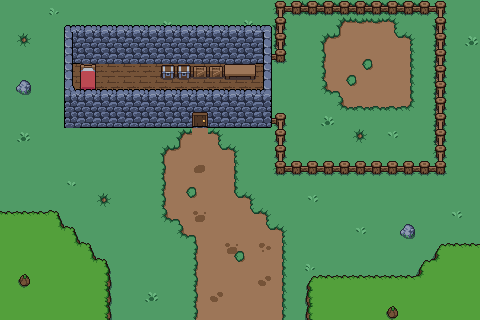

Rendered tile map (Tiled .tmx) drawn with the repository's tilesets; below, a short description and the map source with its tile grids summarised:
An orthogonal 30x20 tile map with 16x16 px tiles, 6 tile layers (Ground, CLiffs, WoodFloors, Decor, ...), 9 tilesets and 24 objects.

<map version="1.8" tiledversion="1.8.6" orientation="orthogonal" renderorder="right-down" width="30" height="20" tilewidth="16" tileheight="16" infinite="0" nextlayerid="11" nextobjectid="30">
 <properties>
  <property name="isBoss" type="bool" value="false" />
 </properties>
 <tileset firstgid="1" source="grass.tsx" />
 <tileset firstgid="2" source="plains.tsx" />
 <tileset firstgid="74" source="walls.tsx" />
 <tileset firstgid="138" source="wooden.tsx" />
 <tileset firstgid="139" source="wooden_door_b.tsx" />
 <tileset firstgid="141" source="objects.tsx" />
 <tileset firstgid="253" source="fences.tsx" />
 <tileset firstgid="269" source="chest_01.tsx" />
 <tileset firstgid="273" source="decor_16x16.tsx" />
 <layer id="1" name="Ground" width="30" height="20">
  <data>[600 cells, 600 non-empty, 23 distinct tile ids]</data>
 </layer>
 <layer id="6" width="30" height="20">
  <data>[600 cells, 0 non-empty, 0 distinct tile ids]</data>
 </layer>
 <layer id="2" name="CLiffs" width="30" height="20">
  <data>[600 cells, 83 non-empty, 8 distinct tile ids]</data>
 </layer>
 <layer id="4" name="WoodFloors" width="30" height="20">
  <data>[600 cells, 44 non-empty, 6 distinct tile ids]</data>
 </layer>
 <layer id="5" name="Decor" width="30" height="20">
  <data>[600 cells, 71 non-empty, 23 distinct tile ids]</data>
 </layer>
 <layer id="3" name="House" width="30" height="20">
  <data>[600 cells, 79 non-empty, 12 distinct tile ids]</data>
 </layer>
 <objectgroup id="7" name="Collision">
  <object id="1" x="272" y="48">
   <polygon points="0,0 0,-48 176,-48 176,128 0,128 0,64 16,64 16,112 160,112 160,-32 16,-32 16,16 0,16" />
  </object>
  <object id="5" x="64" y="32">
   <polygon points="0,0 0,96 208,96 208,0 0,0" />
  </object>
  <object id="6" x="0" y="208">
   <polygon points="0,0 48,0 112,64 112,112 96,112 96,64 48,16 0,16" />
  </object>
  <object id="8" x="304" y="320">
   <polygon points="0,0 0,-32 16,-48 112,-48 144,-80 176,-80 176,-64 144,-64 112,-32 16,-32 16,0" />
  </object>
  <object id="9" x="62.8695" y="25.3785">
   <polygon points="0,0 208.219,-0.576784 209.13,6.62149 1.1305,6.62149" />
  </object>
  <object id="12" x="480" y="240">
   <polyline points="0,0 0,-240 -480,-240 -480,-32" />
  </object>
  <object id="27" x="16" y="80" width="16" height="16" />
  <object id="28" x="400" y="224" width="16" height="16" />
 </objectgroup>
 <objectgroup id="9" name="enemyStart">
  <object id="13" x="16" y="144">
   <point />
  </object>
  <object id="14" x="48" y="64">
   <point />
  </object>
 </objectgroup>
 <objectgroup id="10" name="gameObjects">
  <object id="15" gid="180" x="288" y="320" width="16" height="16">
   <properties>
    <property name="nextMap" value="MAP_2" />
    <property name="playerLoc" type="int" value="3" />
    <property name="type" type="int" value="1" />
   </properties>
  </object>
  <object id="16" gid="180" x="272" y="320" width="16" height="16">
   <properties>
    <property name="nextMap" value="MAP_2" />
    <property name="playerLoc" type="int" value="3" />
    <property name="type" type="int" value="1" />
   </properties>
  </object>
  <object id="17" gid="180" x="256" y="320" width="16" height="16">
   <properties>
    <property name="nextMap" value="MAP_2" />
    <property name="playerLoc" type="int" value="3" />
    <property name="type" type="int" value="1" />
   </properties>
  </object>
  <object id="18" gid="180" x="240" y="320" width="16" height="16">
   <properties>
    <property name="nextMap" value="MAP_2" />
    <property name="playerLoc" type="int" value="3" />
    <property name="type" type="int" value="1" />
   </properties>
  </object>
  <object id="19" gid="180" x="224" y="320" width="16" height="16">
   <properties>
    <property name="nextMap" value="MAP_2" />
    <property name="playerLoc" type="int" value="3" />
    <property name="type" type="int" value="1" />
   </properties>
  </object>
  <object id="20" gid="180" x="208" y="320" width="16" height="16">
   <properties>
    <property name="nextMap" value="MAP_2" />
    <property name="playerLoc" type="int" value="3" />
    <property name="type" type="int" value="1" />
   </properties>
  </object>
  <object id="21" gid="180" x="192" y="320" width="16" height="16">
   <properties>
    <property name="nextMap" value="MAP_2" />
    <property name="playerLoc" type="int" value="3" />
    <property name="type" type="int" value="1" />
   </properties>
  </object>
  <object id="22" gid="180" x="160" y="320" width="16" height="16">
   <properties>
    <property name="nextMap" value="MAP_2" />
    <property name="playerLoc" type="int" value="3" />
    <property name="type" type="int" value="1" />
   </properties>
  </object>
  <object id="23" gid="180" x="176" y="320" width="16" height="16">
   <properties>
    <property name="nextMap" value="MAP_2" />
    <property name="playerLoc" type="int" value="3" />
    <property name="type" type="int" value="1" />
   </properties>
  </object>
  <object id="24" gid="180" x="128" y="320" width="16" height="16">
   <properties>
    <property name="nextMap" value="MAP_2" />
    <property name="playerLoc" type="int" value="3" />
    <property name="type" type="int" value="1" />
   </properties>
  </object>
  <object id="25" gid="180" x="144" y="320" width="16" height="16">
   <properties>
    <property name="nextMap" value="MAP_2" />
    <property name="playerLoc" type="int" value="3" />
    <property name="type" type="int" value="1" />
   </properties>
  </object>
  <object id="26" gid="180" x="112" y="320" width="16" height="16">
   <properties>
    <property name="nextMap" value="MAP_2" />
    <property name="playerLoc" type="int" value="3" />
    <property name="type" type="int" value="1" />
   </properties>
  </object>
  <object id="29" gid="141" x="208" y="144" width="16" height="16">
   <properties>
    <property name="text" value="THIS MY HOUSE" />
    <property name="type" type="int" value="2" />
   </properties>
  </object>
 </objectgroup>
 <objectgroup id="8" name="playerStart">
  <object id="11" x="224" y="288">
   <properties>
    <property name="playerLoc" type="int" value="1" />
   </properties>
   <point />
  </object>
 </objectgroup>
</map>
